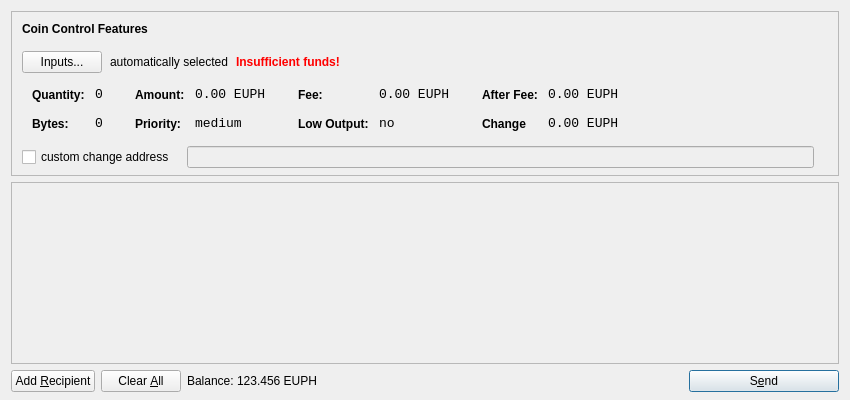
<?xml version="1.0" encoding="UTF-8"?>
<ui version="4.0">
 <class>SendCoinsDialog</class>
 <widget class="QDialog" name="SendCoinsDialog">
  <property name="geometry">
   <rect>
    <x>0</x>
    <y>0</y>
    <width>850</width>
    <height>400</height>
   </rect>
  </property>
  <property name="windowTitle">
   <string>Send Coins</string>
  </property>
  <layout class="QVBoxLayout" name="verticalLayout" stretch="0,1,0">
   <property name="bottomMargin">
    <number>8</number>
   </property>
   <item>
    <widget class="QFrame" name="frameCoinControl">
     <property name="sizePolicy">
      <sizepolicy hsizetype="Expanding" vsizetype="Expanding">
       <horstretch>0</horstretch>
       <verstretch>0</verstretch>
      </sizepolicy>
     </property>
     <property name="maximumSize">
      <size>
       <width>16777215</width>
       <height>16777215</height>
      </size>
     </property>
     <property name="frameShape">
      <enum>QFrame::StyledPanel</enum>
     </property>
     <property name="frameShadow">
      <enum>QFrame::Sunken</enum>
     </property>
     <layout class="QVBoxLayout" name="verticalLayoutCoinControl2">
      <property name="spacing">
       <number>-1</number>
      </property>
      <property name="leftMargin">
       <number>0</number>
      </property>
      <property name="topMargin">
       <number>0</number>
      </property>
      <property name="rightMargin">
       <number>0</number>
      </property>
      <property name="bottomMargin">
       <number>6</number>
      </property>
      <item>
       <layout class="QVBoxLayout" name="verticalLayoutCoinControl" stretch="0,0,0,0,1">
        <property name="spacing">
         <number>0</number>
        </property>
        <property name="leftMargin">
         <number>10</number>
        </property>
        <property name="topMargin">
         <number>10</number>
        </property>
        <item>
         <layout class="QHBoxLayout" name="horizontalLayoutCoinControl1">
          <property name="bottomMargin">
           <number>15</number>
          </property>
          <item>
           <widget class="QLabel" name="labelCoinControlFeatures">
            <property name="sizePolicy">
             <sizepolicy hsizetype="Preferred" vsizetype="Maximum">
              <horstretch>0</horstretch>
              <verstretch>0</verstretch>
             </sizepolicy>
            </property>
            <property name="font">
             <font>
              <weight>75</weight>
              <bold>true</bold>
             </font>
            </property>
            <property name="styleSheet">
             <string notr="true">font-weight:bold;</string>
            </property>
            <property name="text">
             <string>Coin Control Features</string>
            </property>
           </widget>
          </item>
         </layout>
        </item>
        <item>
         <layout class="QHBoxLayout" name="horizontalLayoutCoinControl2" stretch="0,0,0,0">
          <property name="spacing">
           <number>8</number>
          </property>
          <property name="bottomMargin">
           <number>10</number>
          </property>
          <item>
           <widget class="QPushButton" name="pushButtonCoinControl">
            <property name="styleSheet">
             <string notr="true"/>
            </property>
            <property name="text">
             <string>Inputs...</string>
            </property>
           </widget>
          </item>
          <item>
           <widget class="QLabel" name="labelCoinControlAutomaticallySelected">
            <property name="text">
             <string>automatically selected</string>
            </property>
            <property name="margin">
             <number>5</number>
            </property>
           </widget>
          </item>
          <item>
           <widget class="QLabel" name="labelCoinControlInsuffFunds">
            <property name="font">
             <font>
              <weight>75</weight>
              <bold>true</bold>
             </font>
            </property>
            <property name="styleSheet">
             <string notr="true">color:red;font-weight:bold;</string>
            </property>
            <property name="text">
             <string>Insufficient funds!</string>
            </property>
            <property name="margin">
             <number>5</number>
            </property>
           </widget>
          </item>
          <item>
           <spacer name="horizontalSpacerCoinControl">
            <property name="orientation">
             <enum>Qt::Horizontal</enum>
            </property>
            <property name="sizeHint" stdset="0">
             <size>
              <width>40</width>
              <height>1</height>
             </size>
            </property>
           </spacer>
          </item>
         </layout>
        </item>
        <item>
         <widget class="QWidget" name="widgetCoinControl" native="true">
          <property name="sizePolicy">
           <sizepolicy hsizetype="Preferred" vsizetype="Preferred">
            <horstretch>0</horstretch>
            <verstretch>0</verstretch>
           </sizepolicy>
          </property>
          <property name="minimumSize">
           <size>
            <width>0</width>
            <height>0</height>
           </size>
          </property>
          <property name="styleSheet">
           <string notr="true"/>
          </property>
          <layout class="QHBoxLayout" name="horizontalLayoutCoinControl5">
           <property name="margin">
            <number>0</number>
           </property>
           <item>
            <layout class="QHBoxLayout" name="horizontalLayoutCoinControl3" stretch="0,0,0,1">
             <property name="spacing">
              <number>20</number>
             </property>
             <property name="topMargin">
              <number>0</number>
             </property>
             <property name="bottomMargin">
              <number>10</number>
             </property>
             <item>
              <layout class="QFormLayout" name="formLayoutCoinControl1">
               <property name="horizontalSpacing">
                <number>10</number>
               </property>
               <property name="verticalSpacing">
                <number>14</number>
               </property>
               <property name="leftMargin">
                <number>10</number>
               </property>
               <property name="topMargin">
                <number>4</number>
               </property>
               <property name="rightMargin">
                <number>6</number>
               </property>
               <item row="0" column="0">
                <widget class="QLabel" name="labelCoinControlQuantityText">
                 <property name="styleSheet">
                  <string notr="true">font-weight:bold;</string>
                 </property>
                 <property name="text">
                  <string>Quantity:</string>
                 </property>
                 <property name="margin">
                  <number>0</number>
                 </property>
                </widget>
               </item>
               <item row="0" column="1">
                <widget class="QLabel" name="labelCoinControlQuantity">
                 <property name="font">
                  <font>
                   <family>Monospace</family>
                   <pointsize>10</pointsize>
                  </font>
                 </property>
                 <property name="cursor">
                  <cursorShape>IBeamCursor</cursorShape>
                 </property>
                 <property name="contextMenuPolicy">
                  <enum>Qt::ActionsContextMenu</enum>
                 </property>
                 <property name="text">
                  <string>0</string>
                 </property>
                 <property name="margin">
                  <number>0</number>
                 </property>
                 <property name="textInteractionFlags">
                  <set>Qt::LinksAccessibleByMouse|Qt::TextSelectableByKeyboard|Qt::TextSelectableByMouse</set>
                 </property>
                </widget>
               </item>
               <item row="1" column="0">
                <widget class="QLabel" name="labelCoinControlBytesText">
                 <property name="styleSheet">
                  <string notr="true">font-weight:bold;</string>
                 </property>
                 <property name="text">
                  <string>Bytes:</string>
                 </property>
                </widget>
               </item>
               <item row="1" column="1">
                <widget class="QLabel" name="labelCoinControlBytes">
                 <property name="font">
                  <font>
                   <family>Monospace</family>
                   <pointsize>10</pointsize>
                  </font>
                 </property>
                 <property name="cursor">
                  <cursorShape>IBeamCursor</cursorShape>
                 </property>
                 <property name="contextMenuPolicy">
                  <enum>Qt::ActionsContextMenu</enum>
                 </property>
                 <property name="text">
                  <string>0</string>
                 </property>
                 <property name="textInteractionFlags">
                  <set>Qt::LinksAccessibleByMouse|Qt::TextSelectableByKeyboard|Qt::TextSelectableByMouse</set>
                 </property>
                </widget>
               </item>
              </layout>
             </item>
             <item>
              <layout class="QFormLayout" name="formLayoutCoinControl2">
               <property name="horizontalSpacing">
                <number>10</number>
               </property>
               <property name="verticalSpacing">
                <number>14</number>
               </property>
               <property name="leftMargin">
                <number>6</number>
               </property>
               <property name="topMargin">
                <number>4</number>
               </property>
               <property name="rightMargin">
                <number>6</number>
               </property>
               <item row="0" column="0">
                <widget class="QLabel" name="labelCoinControlAmountText">
                 <property name="styleSheet">
                  <string notr="true">font-weight:bold;</string>
                 </property>
                 <property name="text">
                  <string>Amount:</string>
                 </property>
                 <property name="margin">
                  <number>0</number>
                 </property>
                </widget>
               </item>
               <item row="0" column="1">
                <widget class="QLabel" name="labelCoinControlAmount">
                 <property name="font">
                  <font>
                   <family>Monospace</family>
                   <pointsize>10</pointsize>
                  </font>
                 </property>
                 <property name="cursor">
                  <cursorShape>IBeamCursor</cursorShape>
                 </property>
                 <property name="contextMenuPolicy">
                  <enum>Qt::ActionsContextMenu</enum>
                 </property>
                 <property name="text">
                  <string>0.00 EUPH</string>
                 </property>
                 <property name="textInteractionFlags">
                  <set>Qt::LinksAccessibleByMouse|Qt::TextSelectableByKeyboard|Qt::TextSelectableByMouse</set>
                 </property>
                </widget>
               </item>
               <item row="1" column="0">
                <widget class="QLabel" name="labelCoinControlPriorityText">
                 <property name="styleSheet">
                  <string notr="true">font-weight:bold;</string>
                 </property>
                 <property name="text">
                  <string>Priority:</string>
                 </property>
                </widget>
               </item>
               <item row="1" column="1">
                <widget class="QLabel" name="labelCoinControlPriority">
                 <property name="font">
                  <font>
                   <family>Monospace</family>
                   <pointsize>10</pointsize>
                  </font>
                 </property>
                 <property name="cursor">
                  <cursorShape>IBeamCursor</cursorShape>
                 </property>
                 <property name="contextMenuPolicy">
                  <enum>Qt::ActionsContextMenu</enum>
                 </property>
                 <property name="text">
                  <string>medium</string>
                 </property>
                 <property name="textInteractionFlags">
                  <set>Qt::LinksAccessibleByMouse|Qt::TextSelectableByKeyboard|Qt::TextSelectableByMouse</set>
                 </property>
                </widget>
               </item>
              </layout>
             </item>
             <item>
              <layout class="QFormLayout" name="formLayoutCoinControl3">
               <property name="horizontalSpacing">
                <number>10</number>
               </property>
               <property name="verticalSpacing">
                <number>14</number>
               </property>
               <property name="leftMargin">
                <number>6</number>
               </property>
               <property name="topMargin">
                <number>4</number>
               </property>
               <property name="rightMargin">
                <number>6</number>
               </property>
               <item row="0" column="0">
                <widget class="QLabel" name="labelCoinControlFeeText">
                 <property name="styleSheet">
                  <string notr="true">font-weight:bold;</string>
                 </property>
                 <property name="text">
                  <string>Fee:</string>
                 </property>
                 <property name="margin">
                  <number>0</number>
                 </property>
                </widget>
               </item>
               <item row="0" column="1">
                <widget class="QLabel" name="labelCoinControlFee">
                 <property name="font">
                  <font>
                   <family>Monospace</family>
                   <pointsize>10</pointsize>
                  </font>
                 </property>
                 <property name="cursor">
                  <cursorShape>IBeamCursor</cursorShape>
                 </property>
                 <property name="contextMenuPolicy">
                  <enum>Qt::ActionsContextMenu</enum>
                 </property>
                 <property name="text">
                  <string>0.00 EUPH</string>
                 </property>
                 <property name="textInteractionFlags">
                  <set>Qt::LinksAccessibleByMouse|Qt::TextSelectableByKeyboard|Qt::TextSelectableByMouse</set>
                 </property>
                </widget>
               </item>
               <item row="1" column="0">
                <widget class="QLabel" name="labelCoinControlLowOutputText">
                 <property name="styleSheet">
                  <string notr="true">font-weight:bold;</string>
                 </property>
                 <property name="text">
                  <string>Low Output:</string>
                 </property>
                </widget>
               </item>
               <item row="1" column="1">
                <widget class="QLabel" name="labelCoinControlLowOutput">
                 <property name="font">
                  <font>
                   <family>Monospace</family>
                   <pointsize>10</pointsize>
                  </font>
                 </property>
                 <property name="cursor">
                  <cursorShape>IBeamCursor</cursorShape>
                 </property>
                 <property name="contextMenuPolicy">
                  <enum>Qt::ActionsContextMenu</enum>
                 </property>
                 <property name="text">
                  <string>no</string>
                 </property>
                 <property name="textInteractionFlags">
                  <set>Qt::LinksAccessibleByMouse|Qt::TextSelectableByKeyboard|Qt::TextSelectableByMouse</set>
                 </property>
                </widget>
               </item>
              </layout>
             </item>
             <item>
              <layout class="QFormLayout" name="formLayoutCoinControl4">
               <property name="horizontalSpacing">
                <number>10</number>
               </property>
               <property name="verticalSpacing">
                <number>14</number>
               </property>
               <property name="leftMargin">
                <number>6</number>
               </property>
               <property name="topMargin">
                <number>4</number>
               </property>
               <property name="rightMargin">
                <number>6</number>
               </property>
               <item row="0" column="0">
                <widget class="QLabel" name="labelCoinControlAfterFeeText">
                 <property name="styleSheet">
                  <string notr="true">font-weight:bold;</string>
                 </property>
                 <property name="text">
                  <string>After Fee:</string>
                 </property>
                 <property name="margin">
                  <number>0</number>
                 </property>
                </widget>
               </item>
               <item row="0" column="1">
                <widget class="QLabel" name="labelCoinControlAfterFee">
                 <property name="font">
                  <font>
                   <family>Monospace</family>
                   <pointsize>10</pointsize>
                  </font>
                 </property>
                 <property name="cursor">
                  <cursorShape>IBeamCursor</cursorShape>
                 </property>
                 <property name="contextMenuPolicy">
                  <enum>Qt::ActionsContextMenu</enum>
                 </property>
                 <property name="text">
                  <string>0.00 EUPH</string>
                 </property>
                 <property name="textInteractionFlags">
                  <set>Qt::LinksAccessibleByMouse|Qt::TextSelectableByKeyboard|Qt::TextSelectableByMouse</set>
                 </property>
                </widget>
               </item>
               <item row="1" column="0">
                <widget class="QLabel" name="labelCoinControlChangeText">
                 <property name="styleSheet">
                  <string notr="true">font-weight:bold;</string>
                 </property>
                 <property name="text">
                  <string>Change</string>
                 </property>
                </widget>
               </item>
               <item row="1" column="1">
                <widget class="QLabel" name="labelCoinControlChange">
                 <property name="font">
                  <font>
                   <family>Monospace</family>
                   <pointsize>10</pointsize>
                  </font>
                 </property>
                 <property name="cursor">
                  <cursorShape>IBeamCursor</cursorShape>
                 </property>
                 <property name="contextMenuPolicy">
                  <enum>Qt::ActionsContextMenu</enum>
                 </property>
                 <property name="text">
                  <string>0.00 EUPH</string>
                 </property>
                 <property name="textInteractionFlags">
                  <set>Qt::LinksAccessibleByMouse|Qt::TextSelectableByKeyboard|Qt::TextSelectableByMouse</set>
                 </property>
                </widget>
               </item>
              </layout>
             </item>
            </layout>
           </item>
          </layout>
         </widget>
        </item>
        <item>
         <layout class="QHBoxLayout" name="horizontalLayoutCoinControl4" stretch="0,0,0">
          <property name="spacing">
           <number>12</number>
          </property>
          <property name="sizeConstraint">
           <enum>QLayout::SetDefaultConstraint</enum>
          </property>
          <property name="topMargin">
           <number>5</number>
          </property>
          <property name="rightMargin">
           <number>5</number>
          </property>
          <item>
           <widget class="QCheckBox" name="checkBoxCoinControlChange">
            <property name="text">
             <string>custom change address</string>
            </property>
           </widget>
          </item>
          <item>
           <widget class="QLineEdit" name="lineEditCoinControlChange">
            <property name="enabled">
             <bool>false</bool>
            </property>
            <property name="sizePolicy">
             <sizepolicy hsizetype="Expanding" vsizetype="Fixed">
              <horstretch>0</horstretch>
              <verstretch>0</verstretch>
             </sizepolicy>
            </property>
           </widget>
          </item>
          <item>
           <widget class="QLabel" name="labelCoinControlChangeLabel">
            <property name="sizePolicy">
             <sizepolicy hsizetype="Preferred" vsizetype="Expanding">
              <horstretch>0</horstretch>
              <verstretch>0</verstretch>
             </sizepolicy>
            </property>
            <property name="minimumSize">
             <size>
              <width>0</width>
              <height>0</height>
             </size>
            </property>
            <property name="text">
             <string/>
            </property>
            <property name="margin">
             <number>3</number>
            </property>
           </widget>
          </item>
         </layout>
        </item>
        <item>
         <spacer name="verticalSpacerCoinControl">
          <property name="orientation">
           <enum>Qt::Vertical</enum>
          </property>
          <property name="sizeHint" stdset="0">
           <size>
            <width>800</width>
            <height>1</height>
           </size>
          </property>
         </spacer>
        </item>
       </layout>
      </item>
     </layout>
    </widget>
   </item>
   <item>
    <widget class="QScrollArea" name="scrollArea">
     <property name="widgetResizable">
      <bool>true</bool>
     </property>
     <widget class="QWidget" name="scrollAreaWidgetContents">
      <property name="geometry">
       <rect>
        <x>0</x>
        <y>0</y>
        <width>830</width>
        <height>165</height>
       </rect>
      </property>
      <layout class="QVBoxLayout" name="verticalLayout_2">
       <property name="margin">
        <number>0</number>
       </property>
       <item>
        <layout class="QVBoxLayout" name="entries">
         <property name="spacing">
          <number>6</number>
         </property>
        </layout>
       </item>
       <item>
        <spacer name="verticalSpacer">
         <property name="orientation">
          <enum>Qt::Vertical</enum>
         </property>
         <property name="sizeHint" stdset="0">
          <size>
           <width>20</width>
           <height>40</height>
          </size>
         </property>
        </spacer>
       </item>
      </layout>
     </widget>
    </widget>
   </item>
   <item>
    <layout class="QHBoxLayout" name="horizontalLayout">
     <item>
      <widget class="QPushButton" name="addButton">
       <property name="toolTip">
        <string>Send to multiple recipients at once</string>
       </property>
       <property name="text">
        <string>Add &amp;Recipient</string>
       </property>
       <property name="icon">
        <iconset resource="../bitcoin.qrc">
         <normaloff>:/icons/add</normaloff>:/icons/add</iconset>
       </property>
       <property name="autoDefault">
        <bool>false</bool>
       </property>
      </widget>
     </item>
     <item>
      <widget class="QPushButton" name="clearButton">
       <property name="sizePolicy">
        <sizepolicy hsizetype="Minimum" vsizetype="Fixed">
         <horstretch>0</horstretch>
         <verstretch>0</verstretch>
        </sizepolicy>
       </property>
       <property name="toolTip">
        <string>Remove all transaction fields</string>
       </property>
       <property name="text">
        <string>Clear &amp;All</string>
       </property>
       <property name="icon">
        <iconset resource="../bitcoin.qrc">
         <normaloff>:/icons/remove</normaloff>:/icons/remove</iconset>
       </property>
       <property name="autoRepeatDelay">
        <number>300</number>
       </property>
       <property name="autoDefault">
        <bool>false</bool>
       </property>
      </widget>
     </item>
     <item>
      <layout class="QHBoxLayout" name="horizontalLayout_2">
       <property name="spacing">
        <number>3</number>
       </property>
       <item>
        <widget class="QLabel" name="label">
         <property name="sizePolicy">
          <sizepolicy hsizetype="Preferred" vsizetype="Fixed">
           <horstretch>0</horstretch>
           <verstretch>0</verstretch>
          </sizepolicy>
         </property>
         <property name="text">
          <string>Balance:</string>
         </property>
        </widget>
       </item>
       <item>
        <widget class="QLabel" name="labelBalance">
         <property name="sizePolicy">
          <sizepolicy hsizetype="Preferred" vsizetype="Fixed">
           <horstretch>0</horstretch>
           <verstretch>0</verstretch>
          </sizepolicy>
         </property>
         <property name="cursor">
          <cursorShape>IBeamCursor</cursorShape>
         </property>
         <property name="text">
          <string>123.456 EUPH</string>
         </property>
         <property name="textInteractionFlags">
          <set>Qt::LinksAccessibleByMouse|Qt::TextSelectableByKeyboard|Qt::TextSelectableByMouse</set>
         </property>
        </widget>
       </item>
      </layout>
     </item>
     <item>
      <spacer name="horizontalSpacer">
       <property name="orientation">
        <enum>Qt::Horizontal</enum>
       </property>
       <property name="sizeHint" stdset="0">
        <size>
         <width>40</width>
         <height>20</height>
        </size>
       </property>
      </spacer>
     </item>
     <item>
      <widget class="QPushButton" name="sendButton">
       <property name="minimumSize">
        <size>
         <width>150</width>
         <height>0</height>
        </size>
       </property>
       <property name="toolTip">
        <string>Confirm the send action</string>
       </property>
       <property name="text">
        <string>S&amp;end</string>
       </property>
       <property name="icon">
        <iconset resource="../bitcoin.qrc">
         <normaloff>:/icons/send</normaloff>:/icons/send</iconset>
       </property>
       <property name="default">
        <bool>true</bool>
       </property>
      </widget>
     </item>
    </layout>
   </item>
  </layout>
 </widget>
 <resources>
  <include location="../bitcoin.qrc"/>
 </resources>
 <connections/>
</ui>
